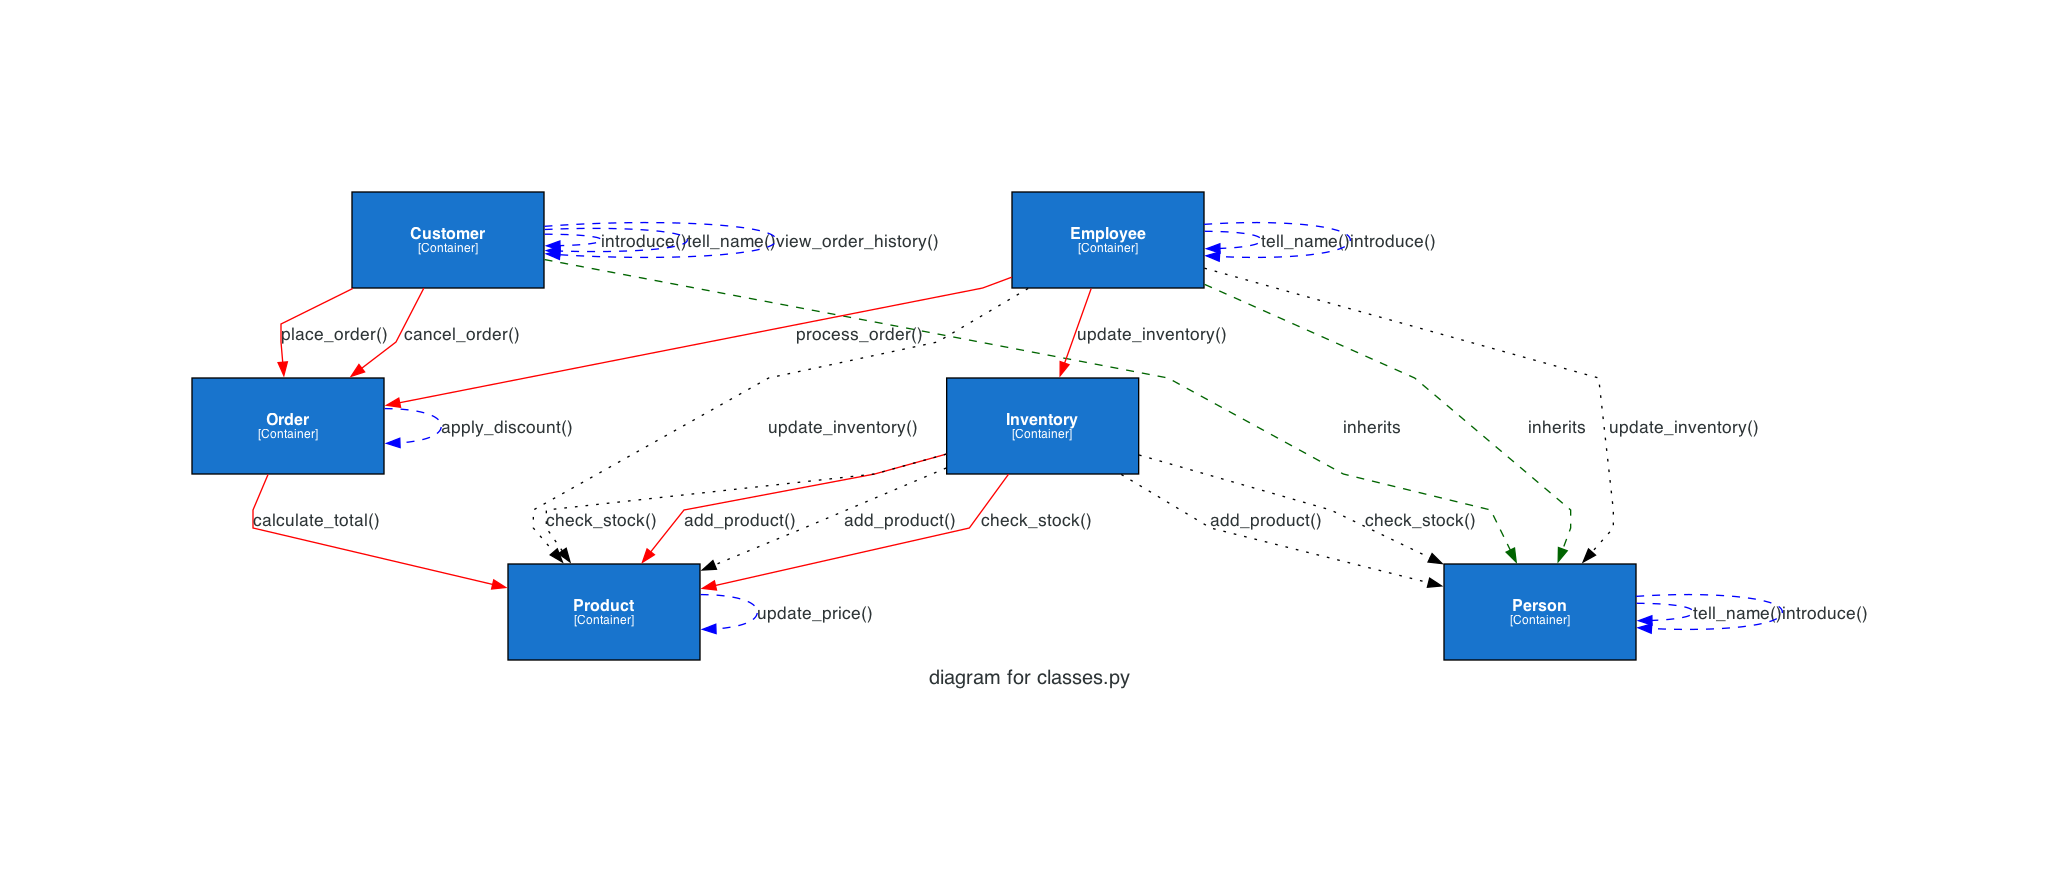

This figure's Python source:
from diagrams import Diagram, Edge
from diagrams.c4 import Container
graph_attr = {'splines': 'polyline'}

with Diagram("diagram for classes.py", filename= ".//diagrams_from_codes/diagram_for_classes", direction="TB", show=False, graph_attr=graph_attr):
    person = Container(name="Person")
    customer = Container(name="Customer")
    employee = Container(name="Employee")
    product = Container(name="Product")
    inventory = Container(name="Inventory")
    order = Container(name="Order")

    customer >> Edge(label="inherits", style='dashed', color='darkgreen') >> person
    customer >> Edge(label="place_order()", style='solid', color='red') >> order
    customer >> Edge(label="cancel_order()", style='solid', color='red') >> order
    employee >> Edge(label="inherits", style='dashed', color='darkgreen') >> person
    employee >> Edge(label="process_order()", style='solid', color='red') >> order
    employee >> Edge(label="update_inventory()", style='solid', color='red') >> inventory
    employee >> Edge(label="update_inventory()", style='dotted', color='black') >> [person, product]
    inventory >> Edge(label="add_product()", style='solid', color='red') >> product
    inventory >> Edge(label="add_product()", style='dotted', color='black') >> [person, product]
    inventory >> Edge(label="check_stock()", style='solid', color='red') >> product
    inventory >> Edge(label="check_stock()", style='dotted', color='black') >> [person, product]
    order >> Edge(label="calculate_total()", style='solid', color='red') >> product
    person >> Edge(label="tell_name()", style='dashed', color='blue') >> person
    person >> Edge(label="introduce()", style='dashed', color='blue') >> person
    customer >> Edge(label="introduce()", style='dashed', color='blue') >> customer
    customer >> Edge(label="tell_name()", style='dashed', color='blue') >> customer
    customer >> Edge(label="view_order_history()", style='dashed', color='blue') >> customer
    employee >> Edge(label="tell_name()", style='dashed', color='blue') >> employee
    employee >> Edge(label="introduce()", style='dashed', color='blue') >> employee
    product >> Edge(label="update_price()", style='dashed', color='blue') >> product
    order >> Edge(label="apply_discount()", style='dashed', color='blue') >> order
